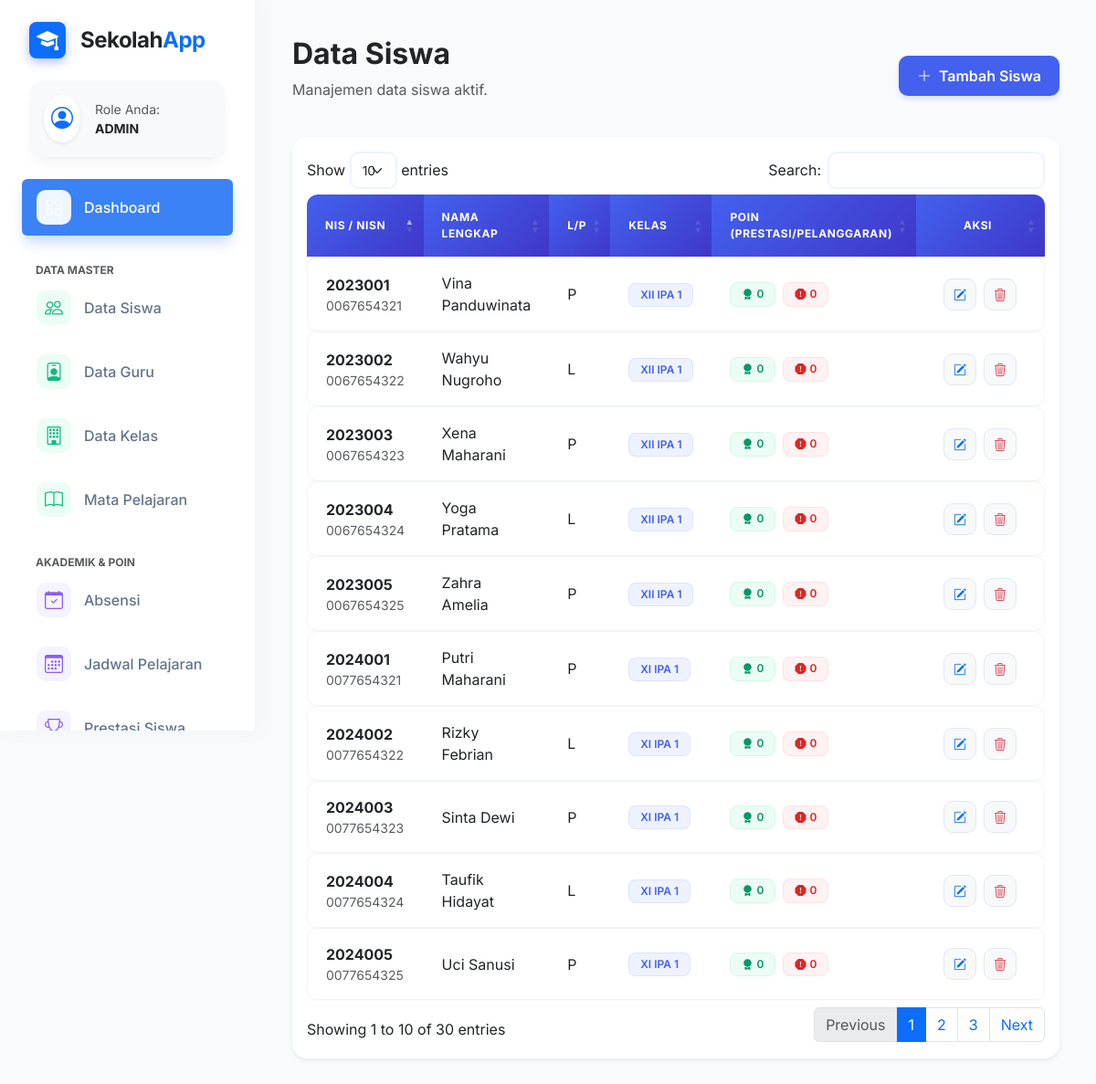
Screenshot of /siswa (signed in) with the database file from the repository.
### tables this page shows
CREATE TABLE `siswa` (
  `id` INT AUTO_INCREMENT PRIMARY KEY,
  `nis` VARCHAR(20) UNIQUE NOT NULL,
  `nisn` VARCHAR(20) UNIQUE NOT NULL,
  `nama_lengkap` VARCHAR(100) NOT NULL,
  `jenis_kelamin` ENUM('L','P') NOT NULL,
  `tempat_lahir` VARCHAR(50),
  `tanggal_lahir` DATE,
  `agama` VARCHAR(20),
  `alamat` TEXT,
  `rt_rw` VARCHAR(10),
  `kelurahan` VARCHAR(50),
  `kecamatan` VARCHAR(50),
  `kota` VARCHAR(50),
  `provinsi` VARCHAR(50),
  `kode_pos` VARCHAR(10),
  `no_telepon` VARCHAR(15),
  `email` VARCHAR(100),
  `nama_ayah` VARCHAR(100),
  `nama_ibu` VARCHAR(100),
  `pekerjaan_ayah` VARCHAR(100),
  `pekerjaan_ibu` VARCHAR(100),
  `no_telepon_ortu` VARCHAR(15),
  `kelas_id` INT,
  `foto` VARCHAR(255),
  `status` ENUM('aktif','alumni','pindah','keluar','dropout') DEFAULT 'aktif',
  `tahun_masuk` YEAR,
  `tahun_keluar` YEAR,
  `total_poin_prestasi` INT DEFAULT 0,
  `total_poin_pelanggaran` INT DEFAULT 0,
  `created_at` TIMESTAMP DEFAULT CURRENT_TIMESTAMP,
  `updated_at` TIMESTAMP DEFAULT CURRENT_TIMESTAMP ON UPDATE CURRENT_TIMESTAMP
);

CREATE TABLE `kelas` (
  `id` INT AUTO_INCREMENT PRIMARY KEY,
  `kode_kelas` VARCHAR(10) UNIQUE NOT NULL,
  `nama_kelas` VARCHAR(50) NOT NULL,
  `tingkat` ENUM('X','XI','XII') NOT NULL,
  `jurusan` VARCHAR(50),
  `wali_kelas_id` INT NULL,
  `kapasitas` INT DEFAULT 30,
  `ruangan` VARCHAR(20),
  `tahun_ajaran` VARCHAR(9),
  `semester` ENUM('ganjil','genap') DEFAULT 'ganjil',
  `status` ENUM('aktif','nonaktif') DEFAULT 'aktif',
  `created_at` TIMESTAMP DEFAULT CURRENT_TIMESTAMP,
  `updated_at` TIMESTAMP DEFAULT CURRENT_TIMESTAMP ON UPDATE CURRENT_TIMESTAMP
);

### controllers/SiswaController.php (called while the page is built, shortened)
<?php
class SiswaController extends BaseController
{
    public function index()
    {
        $model = $this->model('SiswaModel');
        $data = [
            'title' => 'Data Siswa',
            'siswa' => $model->getAllSiswa()
        ];
        $this->view('siswa/index', $data);
    }
}

### core/Router.php (called while the page is built, shortened)
<?php
class Router
{
    protected $method = 'index';
    public function __construct()
    {
        $url = $this->parseUrl();
        if (isset($url[0])) {
            $controllerName = ucfirst($url[0]) . 'Controller';
            if (file_exists(__DIR__ . '/../controllers/' . $controllerName . '.php')) {
                unset($url[0]);
            }
        }
        $this->controller = new $this->controller;
        $this->params = $url ? array_values($url) : [];
        call_user_func_array([$this->controller, $this->method], $this->params);
    }
    public function parseUrl()
    {
        if (isset($_GET['url'])) {
            return explode('/', filter_var(rtrim($_GET['url'], '/'), FILTER_SANITIZE_URL));
        }
        return [];
    }
}

### index.php (called while the page is built)
<?php
require_once 'config/database.php';
require_once 'core/Router.php';
require_once 'core/BaseController.php';
require_once 'core/BaseModel.php';
$app = new Router();

### core/Database.php (called while the page is built, shortened)
<?php
class Database
{
    private $host = DB_HOST;
    private $user = DB_USER;
    private $pass = DB_PASS;
    private $dbname = DB_NAME;
    public $conn;
    private function connect()
    {
        $this->conn = new mysqli($this->host, $this->user, $this->pass, $this->dbname);
    }
    public function rawQuery($sql)
    {
        return $this->conn->query($sql);
    }
}

### models/SiswaModel.php (called while the page is built, shortened)
<?php
class SiswaModel extends BaseModel
{
    public function getAllSiswa()
    {
        $sql = "SELECT s.*, k.nama_kelas
                FROM siswa s
                LEFT JOIN kelas k ON s.kelas_id = k.id
                WHERE s.status = 'aktif'
                ORDER BY s.nama_lengkap ASC";
        return $this->rawQuery($sql)->fetch_all(MYSQLI_ASSOC);
    }
}

### core/BaseModel.php (called while the page is built, shortened)
<?php
require_once __DIR__ . '/Database.php';
class BaseModel
{
    protected $db;
    public function __construct()
    {
        $this->db = new Database();
    }
    public function rawQuery($sql)
    {
        return $this->db->rawQuery($sql);
    }
}

### views/siswa/index.php (the view)
<div class="main-content">
    <div class="d-flex justify-content-between align-items-center mb-4">
        <div>
            <h2 class="fw-bold text-dark">Data Siswa</h2>
            <p class="text-muted">Manajemen data siswa aktif.</p>
        </div>
        <a href="<?= BASE_URL ?>siswa/create" class="btn btn-primary">
            <i class="bi bi-plus-lg me-2"></i>Tambah Siswa
        </a>
    </div>
    <div class="card border-0 shadow-sm">
        <div class="card-body">
            <div class="table-responsive">
                <table class="table table-hover align-middle datatable w-100">
                    <thead class="bg-light">
                        <tr>
                            <th>NIS / NISN</th>
                            <th>Nama Lengkap</th>
                            <th>L/P</th>
                            <th>Kelas</th>
                            <th>Poin (Prestasi/Pelanggaran)</th>
                            <th class="text-center" width="150">Aksi</th>
                        </tr>
                    </thead>
                    <tbody>
                        <?php foreach ($siswa as $s): ?>
                            <tr>
                                <td>
                                    <div class="fw-bold">
                                        <?= $s['nis'] ?>
                                    </div>
                                    <div class="small text-muted">
                                        <?= $s['nisn'] ?>
                                    </div>
                                </td>
                                <td>
                                    <?= $s['nama_lengkap'] ?>
                                </td>
                                <td>
                                    <?= $s['jenis_kelamin'] ?>
                                </td>
                                <td>
                                    <span class="badge"
                                        style="background-color: var(--primary-light); color: var(--primary-color); border: 1px solid rgba(67, 97, 238, 0.1);">
                                        <?= $s['nama_kelas'] ?? '-' ?>
                                    </span>
                                </td>
                                <td>
                                    <div class="d-flex gap-2">
                                        <div class="badge d-flex align-items-center gap-1"
                                            style="background-color: #ecfdf5; color: #059669; border: 1px solid #d1fae5;">
                                            <i class="bi bi-award-fill"></i> <?= $s['total_poin_prestasi'] ?>
                                        </div>
                                        <div class="badge d-flex align-items-center gap-1"
                                            style="background-color: #fef2f2; color: #dc2626; border: 1px solid #fee2e2;">
                                            <i class="bi bi-exclamation-octagon-fill"></i>
                                            <?= $s['total_poin_pelanggaran'] ?>
                                        </div>
                                    </div>
                                </td>
                                <td class="text-center">
                                    <div class="d-flex justify-content-center gap-2">
                                        <a href="<?= BASE_URL ?>siswa/edit/<?= $s['id'] ?>"
                                            class="btn btn-sm btn-light text-primary"
                                            style="padding: 6px 10px; border: 1px solid #e2e8f0;">
                                            <i class="bi bi-pencil-square"></i>
                                        </a>
                                        <a href="<?= BASE_URL ?>siswa/delete/<?= $s['id'] ?>"
                                            class="btn btn-sm btn-light text-danger"
                                            style="padding: 6px 10px; border: 1px solid #e2e8f0;"
                                            onclick="return confirm('Yakin ingin menghapus siswa ini?')">
                                            <i class="bi bi-trash3"></i>
                                        </a>
                                    </div>
                                </td>
                            </tr>
                        <?php endforeach; ?>
                    </tbody>
                </table>
            </div>
        </div>
    </div>
</div>

### rows the page displays
siswa: nis "2024001", nisn "0077654321", nama_lengkap "Putri Maharani", jenis_kelamin "P", kelas.nama_kelas "XI IPA 1", total_poin_prestasi "0", total_poin_pelanggaran "0"
siswa: nis "2024002", nisn "0077654322", nama_lengkap "Rizky Febrian", jenis_kelamin "L", kelas.nama_kelas "XI IPA 1", total_poin_prestasi "0", total_poin_pelanggaran "0"
siswa: nis "2024003", nisn "0077654323", nama_lengkap "Sinta Dewi", jenis_kelamin "P", kelas.nama_kelas "XI IPA 1", total_poin_prestasi "0", total_poin_pelanggaran "0"
siswa: nis "2024004", nisn "0077654324", nama_lengkap "Taufik Hidayat", jenis_kelamin "L", kelas.nama_kelas "XI IPA 1", total_poin_prestasi "0", total_poin_pelanggaran "0"
siswa: nis "2024005", nisn "0077654325", nama_lengkap "Uci Sanusi", jenis_kelamin "P", kelas.nama_kelas "XI IPA 1", total_poin_prestasi "0", total_poin_pelanggaran "0"
siswa: nis "2023001", nisn "0067654321", nama_lengkap "Vina Panduwinata", jenis_kelamin "P", kelas.nama_kelas "XII IPA 1", total_poin_prestasi "0", total_poin_pelanggaran "0"
siswa: nis "2023002", nisn "0067654322", nama_lengkap "Wahyu Nugroho", jenis_kelamin "L", kelas.nama_kelas "XII IPA 1", total_poin_prestasi "0", total_poin_pelanggaran "0"
siswa: nis "2023003", nisn "0067654323", nama_lengkap "Xena Maharani", jenis_kelamin "P", kelas.nama_kelas "XII IPA 1", total_poin_prestasi "0", total_poin_pelanggaran "0"
siswa: nis "2023004", nisn "0067654324", nama_lengkap "Yoga Pratama", jenis_kelamin "L", kelas.nama_kelas "XII IPA 1", total_poin_prestasi "0", total_poin_pelanggaran "0"
siswa: nis "2023005", nisn "0067654325", nama_lengkap "Zahra Amelia", jenis_kelamin "P", kelas.nama_kelas "XII IPA 1", total_poin_prestasi "0", total_poin_pelanggaran "0"

### other values shown
$role "ADMIN"
